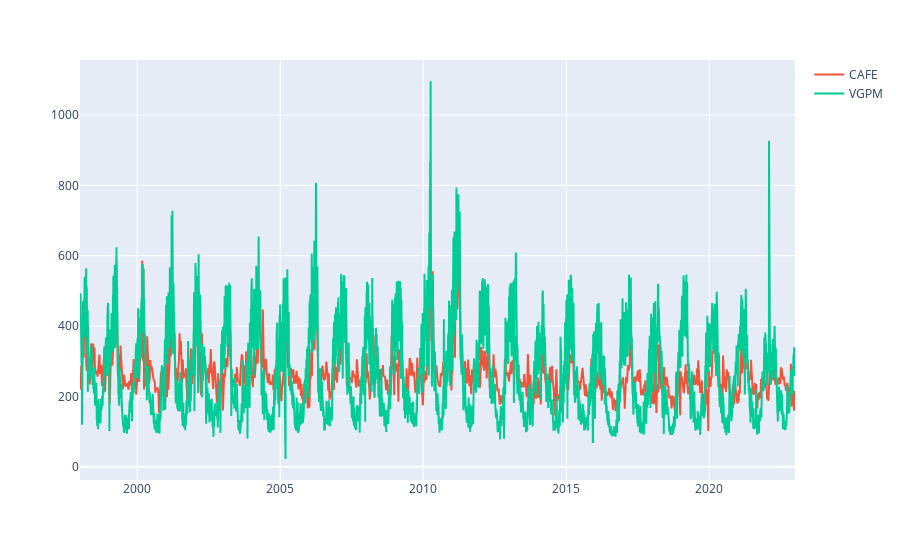

The code cell stored with this chart in its notebook:
### Markdown cell above
# NPP CAFE vs VGPM

### Code cell
fig = px.line()
fig.add_scatter(x=npp.time, y=npp.CAFE.isel(latitude=0, longitude=0), mode="lines", name="CAFE")
fig.add_scatter(x=data.time, y=data.npp.isel(latitude=0, longitude=0), mode="lines", name="VGPM")
fig.show()

### Figure 1 — Plotly figure (JSON) as saved in the notebook; plotly's stock layout.template omitted (floating-point values rounded to 4 significant figures; data arrays with more than 128 entries replaced by an {"elided": "..."} marker saying what was removed)
{"data": [{"hovertemplate": "<extra></extra>", "legendgroup": "", "line": {"color": "#636efa", "dash": "solid"}, "marker": {"symbol": "circle"}, "mode": "lines", "name": "", "orientation": "v", "showlegend": false, "type": "scatter", "xaxis": "x", "yaxis": "y"}, {"mode": "lines", "name": "CAFE", "type": "scatter", "x": {"elided": "1150 str values"}, "y": {"elided": "1150 float values"}}, {"mode": "lines", "name": "VGPM", "type": "scatter", "x": {"elided": "9131 str values"}, "y": {"elided": "9131 float values"}}], "layout": {"legend": {"tracegroupgap": 0}, "margin": {"t": 60}, "xaxis": {"anchor": "y", "domain": [0, 1]}, "yaxis": {"anchor": "x", "domain": [0, 1]}}}
